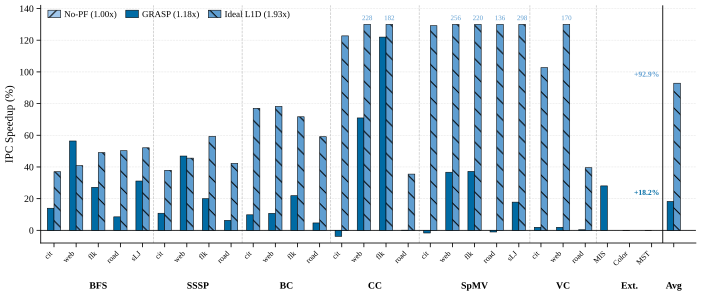

Recreate this plot in Python.
#!/usr/bin/env python3
"""
Proto Figure A: IPC Speedup (%) — 28 workloads × 3 schemes.

Grouped bar chart (full-width, 7.0") showing:
  No-PF (baseline=0), GRASP (D5b), Ideal L1D

Data sources:
  - D5b GRASP:  ima_plan/06_evaluation_plan/throttle_control_results.md
  - Ideal L1D:  ima_plan/06_evaluation_plan/experiment_results.md
  - soc-LJ1:    experiment_results.md (Default config)
  - Extended:    ima_plan/06_evaluation_plan/extra_case/extra_case_results.csv
"""

import sys
from pathlib import Path
import numpy as np

# ── Plot style import ────────────────────────────────────────────────────────
_REPO = Path(__file__).resolve().parents[4]
sys.path.insert(0, str(_REPO / "ima_plan/07_paper_outline/plot_style"))
from plot_util import apply_style, figsize_full, CB10, HATCHES, save_fig

apply_style()
import matplotlib.pyplot as plt
import matplotlib.transforms as mtransforms

# ── Hardcoded data (extracted from source files) ─────────────────────────────
# Each entry: (key, base_ipc, grasp_ipc, ideal_ipc_or_nan)
# GRASP IPC from D5b section of throttle_control_results.md
# Ideal IPC from experiment_results.md
# soc-LJ1: Default config from experiment_results.md
# Extended: extra_case_results.csv (no Ideal L1D available)

DATA = [
    # --- BFS group ---
    ("bfs_cit_dir",      5.3349,    6.0789,    7.3081),
    ("bfs_web_sym",      7.3528,   11.4992,   10.3539),
    ("bfs_flickr_sym",   9.7943,   12.4545,   14.5998),
    ("bfs_road_sym",    14.3030,   15.5202,   21.4960),
    ("bfs_socLJ_sym",   22.2490,   29.1730,   33.8400),
    # --- SSSP group ---
    ("sssp_cit_dir",     5.9499,    6.5920,    8.2054),
    ("sssp_web_sym",     9.5580,   14.0398,   13.9142),
    ("sssp_flickr_sym", 11.7493,   14.0946,   18.7164),
    ("sssp_road_sym",   17.5696,   18.6726,   24.9953),
    # --- BC group ---
    ("bc_cit_dir",      95.2826,  104.6116,  168.6582),
    ("bc_web_sym",      10.8322,   11.9936,   19.3066),
    ("bc_flickr_sym",   13.4772,   16.4246,   23.1370),
    ("bc_road_sym",     18.4855,   19.3477,   29.4113),
    # --- CC group ---
    ("cc_cit_sym",     426.7173,  410.5897,  950.4574),
    ("cc_web_sym",      50.7687,   86.7824,  166.7668),
    ("cc_flickr_sym",   46.8674,  104.0304,  132.1259),
    ("cc_road_sym",   1490.0549, 1491.3196, 2018.8964),
    # --- SpMV group ---
    ("spmv_cit_sym",   373.9836,  367.6747,  857.0579),
    ("spmv_web_sym",   129.6846,  177.2448,  461.7527),
    ("spmv_flickr_sym", 79.2566,  108.7362,  253.7695),
    ("spmv_road_sym", 1262.7443, 1249.5670, 2977.0181),
    ("spmv_socLJ_sym", 138.3245,  162.9411,  551.1573),
    # --- VC group ---
    ("vc_cit_sym",     341.7518,  348.2836,  692.7794),
    ("vc_web_sym",      52.3822,   53.3770,  141.6423),
    ("vc_road_sym",    564.1312,  566.0939,  787.0948),
    # --- Extended group ---
    ("pann_mis_flickr", 121.9414, 156.1436,   np.nan),
    ("pann_color_eco",  544.6149, 544.5200,   np.nan),
    ("ls_mst_rmat12",   134.2416, 134.2416,   np.nan),
]

# ── Compute speedup percentages ──────────────────────────────────────────────
keys = [d[0] for d in DATA]
base_ipc = np.array([d[1] for d in DATA])
grasp_ipc = np.array([d[2] for d in DATA])
ideal_ipc = np.array([d[3] for d in DATA])

grasp_speedup = (grasp_ipc - base_ipc) / base_ipc * 100.0
ideal_headroom = (ideal_ipc - base_ipc) / base_ipc * 100.0  # NaN for extended

# ── Algorithm group boundaries ───────────────────────────────────────────────
GROUPS = [
    ("BFS",  5),
    ("SSSP", 4),
    ("BC",   4),
    ("CC",   4),
    ("SpMV", 5),
    ("VC",   3),
    ("Ext.", 3),
]

# Short x-labels: dataset abbreviation only (algo shown by group label)
DATASET_ABBREV = {
    "cit_dir": "cit",
    "cit_sym": "cit",
    "web_sym": "web",
    "flickr_sym": "flk",
    "road_sym": "road",
    "socLJ_sym": "sLJ",
    "mis_flickr": "MIS",
    "color_eco": "Color",
    "mst_rmat12": "MST",
}


def short_label(key):
    """Convert key like 'bfs_cit_dir' to 'cit'."""
    if key.startswith("pann_"):
        return DATASET_ABBREV.get(key[len("pann_"):], key)
    if key.startswith("ls_"):
        return DATASET_ABBREV.get(key[len("ls_"):], key)
    parts = key.split("_", 1)
    suffix = parts[1] if len(parts) > 1 else key
    return DATASET_ABBREV.get(suffix, suffix)


xlabels = [short_label(k) for k in keys]

# ── Geometric mean ───────────────────────────────────────────────────────────
grasp_ratios = grasp_ipc / base_ipc
ideal_ratios = ideal_ipc / base_ipc

valid_grasp = grasp_ratios[~np.isnan(grasp_ratios)]
valid_ideal = ideal_ratios[~np.isnan(ideal_ratios)]

gmean_grasp = np.exp(np.mean(np.log(valid_grasp)))
gmean_ideal = np.exp(np.mean(np.log(valid_ideal)))
gmean_grasp_pct = (gmean_grasp - 1.0) * 100.0
gmean_ideal_pct = (gmean_ideal - 1.0) * 100.0

# ── Plot ─────────────────────────────────────────────────────────────────────
n = len(DATA)
x = np.arange(n + 1)  # +1 for GMEAN
bar_w = 0.30

fig, ax = plt.subplots(
    figsize=figsize_full(aspect=0.42),
    constrained_layout=True,
)

# Two active schemes (No-PF is the 0-line baseline, shown only in legend)
scheme_grasp = ("GRASP",     CB10[0], HATCHES[0])   # blue, solid
scheme_ideal = ("Ideal L1D", CB10[4], HATCHES[2])   # light blue, \\

# Build arrays with GMEAN appended
grasp_vals = np.append(grasp_speedup, gmean_grasp_pct)
ideal_vals = np.append(ideal_headroom, gmean_ideal_pct)

# Cap: show all GRASP bars at true height (max 122%), only clip Ideal outliers
Y_CAP = 130.0

# ── Draw bars ────────────────────────────────────────────────────────────────
bar_containers = {}
for shift, (label, color, hatch), vals in [
    (-0.5, scheme_grasp, grasp_vals),
    (+0.5, scheme_ideal, ideal_vals),
]:
    offset = shift * bar_w
    display = np.where(np.isnan(vals), np.nan, np.minimum(vals, Y_CAP))
    bars = ax.bar(
        x + offset, display, bar_w,
        label=label, color=color, hatch=hatch,
        edgecolor="black", linewidth=0.4,
        zorder=3,
    )
    bar_containers[label] = (bars, vals, color)

# ── Annotate capped Ideal bars ───────────────────────────────────────────────
# Only annotate Ideal L1D bars that exceed Y_CAP.
_, ideal_orig, ideal_color = bar_containers["Ideal L1D"]
for j, bar in enumerate(bar_containers["Ideal L1D"][0]):
    orig = ideal_orig[j]
    if np.isnan(orig) or orig <= Y_CAP:
        continue
    ax.annotate(
        f"{orig:.0f}",
        xy=(bar.get_x() + bar.get_width() / 2, Y_CAP),
        xytext=(0, 2), textcoords="offset points",
        ha="center", va="bottom",
        fontsize=5, color=ideal_color,
        zorder=5,
    )

# ── Annotate GMEAN bars with values ─────────────────────────────────────────
# Place a combined annotation just left of the GMEAN separator to avoid any
# right-edge clipping. Stacked vertically: Ideal on top, GRASP below.
gmean_idx = n
sep_x = n - 0.5  # x-position of the separator line
_, grasp_arr, grasp_clr = bar_containers["GRASP"]
_, ideal_arr, ideal_clr = bar_containers["Ideal L1D"]
grasp_v = grasp_arr[gmean_idx]
ideal_v = ideal_arr[gmean_idx]

# GRASP annotation: above its bar, left of separator
ax.text(sep_x - 0.15, min(grasp_v, Y_CAP) + 3,
        f"+{grasp_v:.1f}%", ha="right", va="bottom",
        fontsize=5.5, fontweight="bold", color=grasp_clr, zorder=5)
# Ideal annotation: above its bar, left of separator
ax.text(sep_x - 0.15, min(ideal_v, Y_CAP) + 3,
        f"+{ideal_v:.1f}%", ha="right", va="bottom",
        fontsize=5.5, fontweight="bold", color=ideal_clr, zorder=5)

# ── Vertical dashed lines between algorithm groups ───────────────────────────
cumulative = 0
for gname, gsize in GROUPS[:-1]:
    cumulative += gsize
    ax.axvline(x=cumulative - 0.5, color="#999999", linestyle="--",
               linewidth=0.5, alpha=0.6, zorder=1)

# ── GMEAN separator ─────────────────────────────────────────────────────────
ax.axvline(x=n - 0.5, color="black", linestyle="-",
           linewidth=0.8, alpha=0.8, zorder=1)

# ── Group labels below x-tick labels ────────────────────────────────────────
cumulative = 0
for gname, gsize in GROUPS:
    center = cumulative + (gsize - 1) / 2.0
    ax.annotate(
        gname,
        xy=(center, 0), xycoords=("data", "axes fraction"),
        xytext=(0, -28), textcoords="offset points",
        ha="center", va="top",
        fontsize=7, fontweight="bold",
        annotation_clip=False,
    )
    cumulative += gsize
ax.annotate(
    "Avg",
    xy=(n, 0), xycoords=("data", "axes fraction"),
    xytext=(0, -28), textcoords="offset points",
    ha="center", va="top",
    fontsize=7, fontweight="bold",
    annotation_clip=False,
)

# ── Axes formatting ──────────────────────────────────────────────────────────
ax.set_ylabel("IPC Speedup (%)")
ax.set_ylim(-8, Y_CAP + 12)
ax.set_xlim(-0.6, n + 1.0)

# X-tick labels
xtick_labels = xlabels + [""]
ax.set_xticks(x)
ax.set_xticklabels(xtick_labels, rotation=45, ha="right", fontsize=5.5)

# Baseline at y=0
ax.axhline(y=0, color="black", linewidth=0.6, zorder=2)

# ── Legend ───────────────────────────────────────────────────────────────────
from matplotlib.patches import Patch
legend_patches = [
    Patch(facecolor=CB10[7], edgecolor="black", hatch=HATCHES[1],
          linewidth=0.4, label="No-PF (1.00x)"),
    Patch(facecolor=CB10[0], edgecolor="black", hatch=HATCHES[0],
          linewidth=0.4, label=f"GRASP ({gmean_grasp:.2f}x)"),
    Patch(facecolor=CB10[4], edgecolor="black", hatch=HATCHES[2],
          linewidth=0.4, label=f"Ideal L1D ({gmean_ideal:.2f}x)"),
]
ax.legend(
    handles=legend_patches, ncol=3, fontsize=6.5,
    loc="upper left", frameon=False,
    handlelength=1.4, handleheight=0.9,
    bbox_to_anchor=(0.0, 1.01),
)

# ── Save ─────────────────────────────────────────────────────────────────────
# Override pad_inches (mplstyle default 0.02 is too tight for edge annotations)
out_dir = Path(__file__).resolve().parent
out_dir.mkdir(parents=True, exist_ok=True)
for fmt in ("pdf", "svg"):
    fig.savefig(out_dir / f"proto_figA_speedup.{fmt}", format=fmt,
                pad_inches=0.05)
plt.close(fig)

print(f"GMEAN GRASP speedup: {gmean_grasp_pct:.1f}% ({gmean_grasp:.3f}x)")
print(f"GMEAN Ideal headroom: {gmean_ideal_pct:.1f}% ({gmean_ideal:.3f}x)")
print(f"Saved to {out_dir}/proto_figA_speedup.{{pdf,svg}}")
